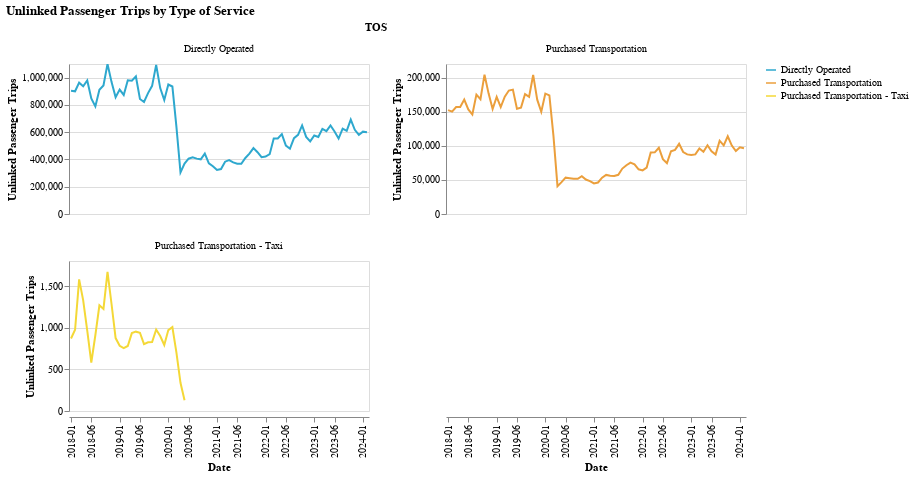

Notebook source saved alongside this figure:
### Markdown cell above
### Type of Service

### Code cell
make_line_chart(by_tos_long, y_col = "upt", color_col = "TOS")

### Figure 1 — Vega-Lite specification as saved in the notebook (floating-point values rounded to 4 significant figures; data arrays with more than 128 entries replaced by an {"elided": "..."} marker saying what was removed)
{"config": {"view": {"continuousWidth": 300, "continuousHeight": 300}}, "data": {"name": "data-a17d6a0d8b7431ed9733c08ad4efbdbd"}, "facet": {"field": "TOS", "type": "nominal"}, "spec": {"mark": {"type": "line"}, "encoding": {"color": {"field": "TOS", "scale": {"range": ["#2EA8CE", "#EB9F3C", "#F4D837", "#51BF9D", "#8CBCCB", "#9487C0", "#136C97", "#E16B26", "#F6BF16", "#00896B", "#7790A3", "#5B559C"]}, "title": "", "type": "nominal"}, "tooltip": [{"field": "year_month", "type": "nominal"}, {"field": "upt", "type": "quantitative"}, {"field": "TOS", "type": "nominal"}, {"field": "RTPA", "type": "nominal"}], "x": {"axis": {"values": ["2018-01", "2018-06", "2019-01", "2019-06", "2020-01", "2020-06", "2021-01", "2021-06", "2022-01", "2022-06", "2023-01", "2023-06", "2024-01"]}, "field": "year_month", "title": "Date", "type": "ordinal"}, "y": {"field": "upt", "title": "Unlinked Passenger Trips", "type": "quantitative"}}, "height": 150, "name": "view_5", "width": 300}, "columns": 2, "params": [{"name": "param_5", "select": {"type": "interval", "encodings": ["x", "y"]}, "bind": "scales", "views": ["view_5"]}], "resolve": {"scale": {"y": "independent"}}, "title": "Unlinked Passenger Trips by Type of Service", "$schema": "https://vega.github.io/schema/vega-lite/v5.14.1.json", "datasets": {"data-a17d6a0d8b7431ed9733c08ad4efbdbd": {"elided": "177 records"}}}
